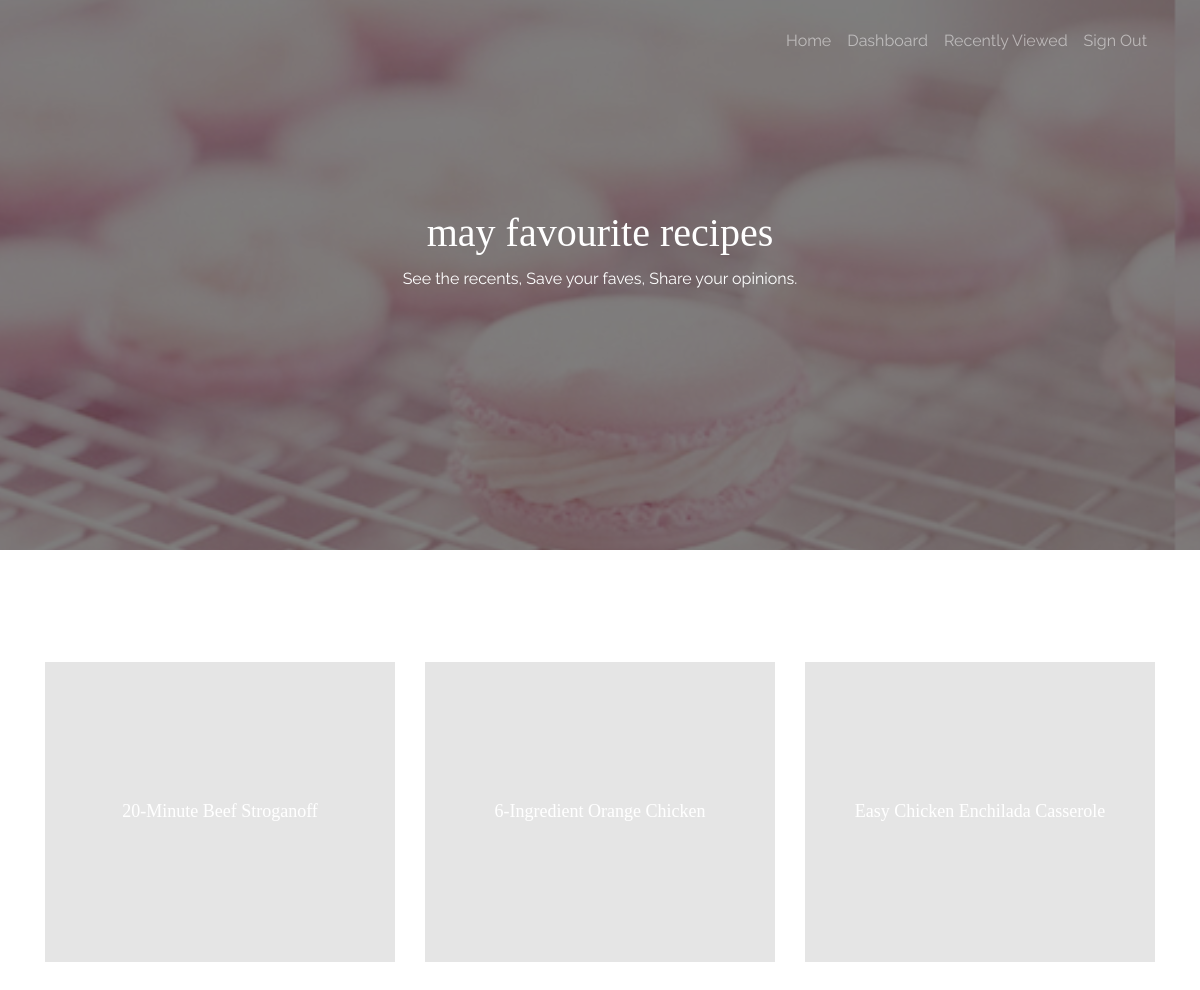
The page /favorites (signed in) on the database as committed earlier.
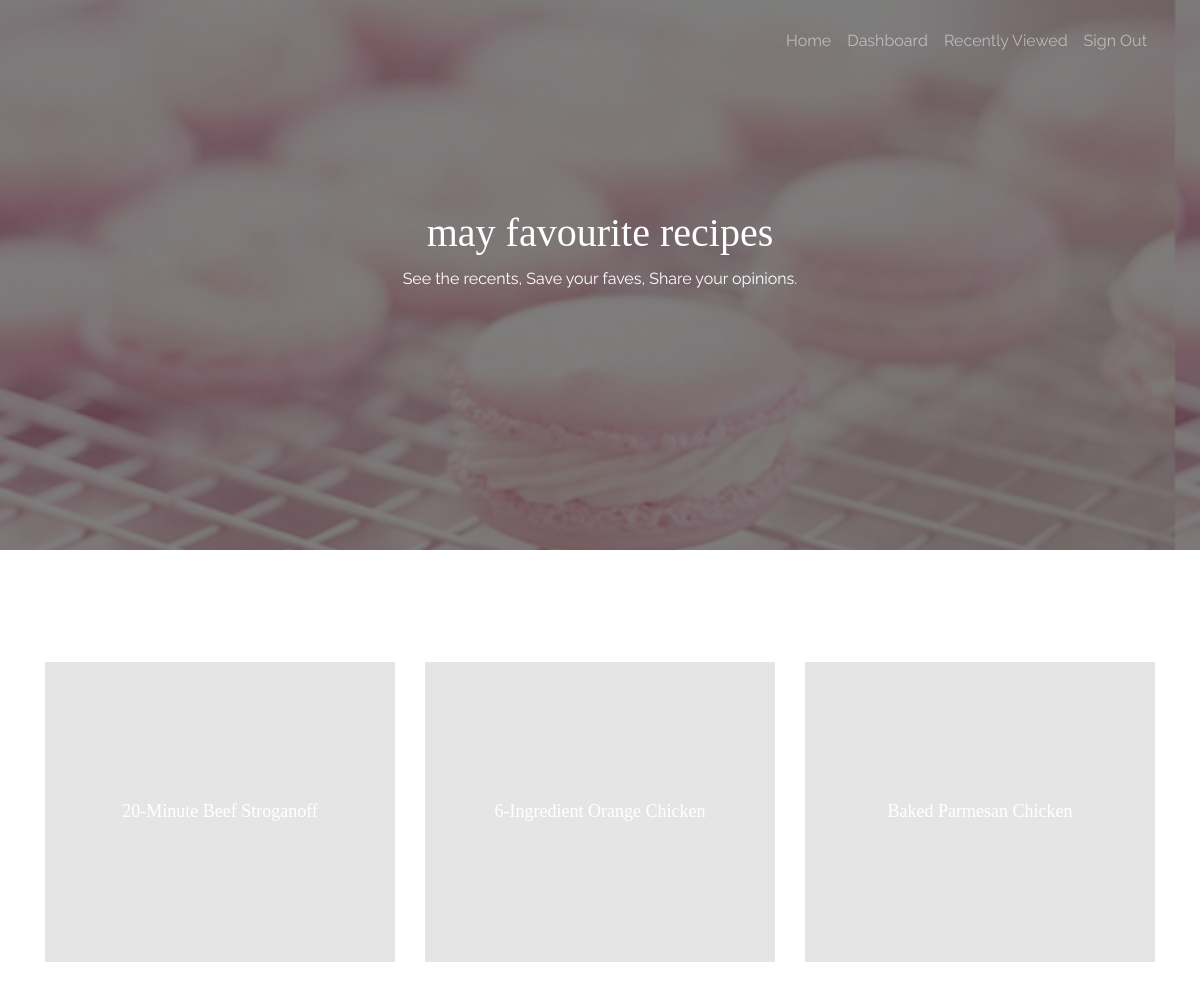
The same page on the database as committed later.
### declarative.py (models this page shows)
class Api(Base):
    __tablename__ = 'API'
    id = Column(String(100), primary_key=True) #id of recipe
    name = Column(String(50), nullable=False)
    image = Column(String(200), nullable=False)
    time = Column(Integer, nullable=False)
    rate = Column(Float) #actually rate
    total_count = Column(Integer) #value
    total = Column(Integer) #number of users have rated

### routes.py (the view)
@app.route('/favorites')
def my_favorite():
	if roles.login_role == 1:
		fav_recipes = SS.get_fav_recipes_for(current_user.id)
	return render_template('fav.html', user=current_user.id, data=fav_recipes)

### RecipeSystem.py (called while the page is built)
    def get_fav_recipes_for(self, user):
        try:
            all_recipes = []
            result = self.session.query(Favourite).filter(Favourite.user_id==user).all()
            for i in result:
                rec_id = i.api_id
                recipe = self.session.query(Api).filter(Api.id==rec_id).first()
                d = {"id":recipe.id, "name":recipe.name, "image":recipe.image, "time":recipe.time}
                all_recipes.append(d)
            return all_recipes
        except:
            print("Can't find user")
            pass

### authenticate.py (called while the page is built)
def get_user(user_id):
	return Login(user_id)

@login_manager.user_loader
def load_user(user_id):
	user = get_user(user_id)
	return user

### templates/fav.html (shortened to what this page needs)
<!doctype html>
<html lang="en">
<head>
  <link rel="stylesheet" href="{{url_for("static",filename="css/bootstrap.css")}}">
  <link rel="stylesheet" href="{{url_for("static",filename="css/animate.css")}}">
  <link rel="stylesheet" href="{{url_for("static",filename="css/owl.carousel.min.css")}}">
  <link rel="stylesheet" href="{{url_for("static",filename="fonts/ionicons/css/ionicons.min.css")}}">
  <link rel="stylesheet" href="{{url_for("static",filename="fonts/fontawesome/css/font-awesome.min.css")}}">
  <link rel="stylesheet" href="{{url_for("static",filename="css/style.css")}}">
  </head>
  <body>
    <header role="banner">
      <nav class="navbar navbar-expand-md navbar-dark bg-light">
        <div class="container">
          <div class="collapse navbar-collapse navbar-light" id="navbarsExample05">
            <ul class="navbar-nav ml-auto pl-lg-5 pl-0">
              <li class="nav-item">
                <a class="nav-link" href="{{ url_for('index') }}">Home</a>
              </li>
              <li class="nav-item">
                <a class="nav-link" href="{{ url_for('dashboard') }}">Dashboard</a>
              </li>
              <li class="nav-item">
                <a class="nav-link">Recently Viewed</a>
              </li>
              <li class="nav-item">
                <a class="nav-link" href="{{url_for('logout')}}">Sign Out</a>
              </li>
            </ul>
          </div>
        </div>
      </nav>
    </header>
    <section class="site-hero site-hero-innerpage overlay" data-stellar-background-ratio="0.5" style="background-image: url('/static/images/centre_image.jpg');">
      <div class="container">
        <div class="row align-items-center site-hero-inner justify-content-center">
          <div class="col-md-8 text-center">
            <div class="mb-5 element-animate">
              <h1>{{ user }} favourite recipes</h1>
              <p>See the recents, Save your faves, Share your opinions.</p>
            </div>
          </div>
        </div>
      </div>
    </section>
    <section class="slider-wrap site-section">
      <div class="container">
        <div class="row">
          {% if data %}
          {% for recipe in data %}
            <div class="col-md-4 element-animate ">
              <a href = "{{ url_for('get_recipe', recipeID = recipe['id']) }}" class="img-bg" style="background-image: url({{recipe['image']}})">
                <div class="text">
                  <h2> {{recipe['name']}} <br> </h2>
                </div>
              </a>
            </div>
          {% endfor %}
          {% endif %}
        </div>
      </div>
    </section>
  </body>
</html>

Rows that differ between the two databases and show on the page:
no longer on this page (row unchanged): Api: name "Easy Chicken Enchilada Casserole"
added Api: name "Baked Parmesan Chicken"
